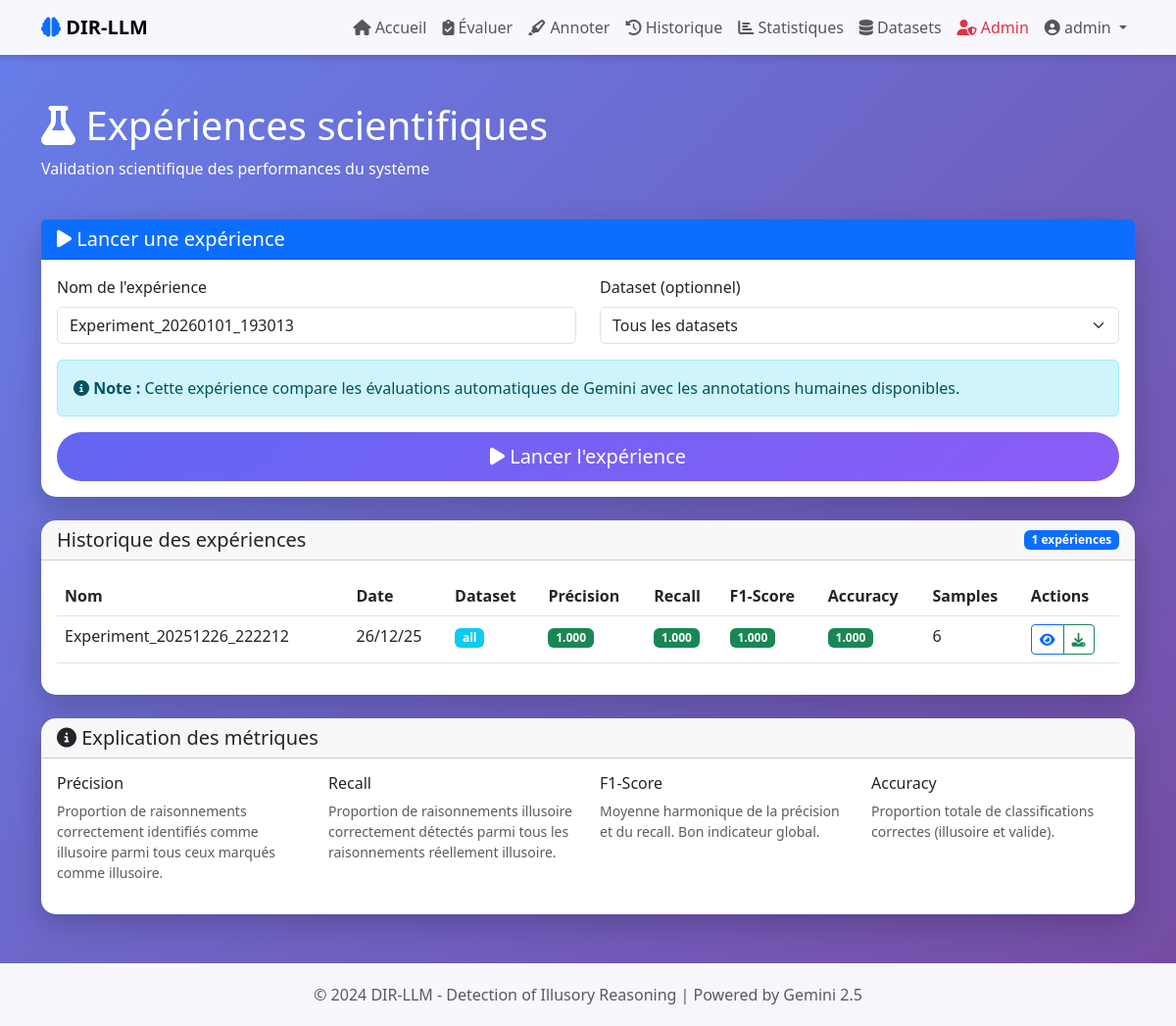
The app's page /scientific/experiments (signed in) with its own data.
### models/user.py (models this page shows, shortened)
class User(UserMixin, db.Model):
    id = db.Column(db.Integer, primary_key=True)
    username = db.Column(db.String(80), unique=True, nullable=False)
    email = db.Column(db.String(120), unique=True, nullable=False)
    password_hash = db.Column(db.String(200), nullable=False)
    created_at = db.Column(db.DateTime, default=datetime.utcnow)
    is_admin = db.Column(db.Boolean, default=False)
    evaluations = db.relationship('Evaluation', backref='user', lazy=True, cascade='all, delete-orphan')
    annotations = db.relationship('HumanAnnotation', backref='annotator', lazy=True)

### models/metrics.py (models this page shows, shortened)
class ScientificMetric(db.Model):
    id = db.Column(db.Integer, primary_key=True)
    experiment_name = db.Column(db.String(100), nullable=False)
    dataset_name = db.Column(db.String(100))
    judge_model = db.Column(db.String(50))
    created_at = db.Column(db.DateTime, default=datetime.utcnow)
    true_positives = db.Column(db.Integer, default=0)
    true_negatives = db.Column(db.Integer, default=0)
    false_positives = db.Column(db.Integer, default=0)
    false_negatives = db.Column(db.Integer, default=0)
    precision = db.Column(db.Float)
    recall = db.Column(db.Float)
    f1_score = db.Column(db.Float)
    accuracy = db.Column(db.Float)

### routes/scientific.py (the view)
@scientific_bp.route('/scientific/experiments')
@admin_required
def scientific_experiments():
    metrics = ScientificMetric.query.order_by(ScientificMetric.created_at.desc()).all()
    return render_template('scientific_experiments.html', today=datetime.now(), metrics=metrics)

### app.py (called while the page is built)
def create_app():
    app = Flask(__name__)
    app.config.from_object(Config)
    db.init_app(app)
    login_manager = LoginManager()
    login_manager.init_app(app)
    login_manager.login_view = 'auth.login'
    @login_manager.user_loader
    def load_user(user_id):
        return User.query.get(int(user_id))
    init_routes(app)
    with app.app_context():
        init_db_complete()
    return app

### templates/scientific_experiments.html (shortened to what this page needs)
{% extends "base.html" %}
{% block content %}
<div class="row mb-4">
    <div class="col-12">
        <h1 class="text-white">
            <i class="fas fa-flask"></i> Expériences scientifiques
        </h1>
        <p class="text-white">
            Validation scientifique des performances du système
        </p>
    </div>
</div>
<div class="row mb-4">
    <div class="col-12">
        <div class="card">
            <div class="card-header bg-primary text-white">
                <h5 class="mb-0"><i class="fas fa-play"></i> Lancer une expérience</h5>
            </div>
            <div class="card-body">
                <form method="POST" action="{{ url_for('scientific.run_experiment') }}">
                    <div class="row">
                        <div class="col-md-6 mb-3">
                            <label for="experiment_name" class="form-label">Nom de l'expérience</label>
                            <input type="text" class="form-control" id="experiment_name"
                                   name="experiment_name"
                                   value="Experiment_{{ today.strftime('%Y%m%d_%H%M%S') }}"
                                   required>
                        </div>
                        <div class="col-md-6 mb-3">
                            <label for="dataset_name" class="form-label">Dataset (optionnel)</label>
                            <select class="form-select" id="dataset_name" name="dataset_name">
                                <option value="all" selected>Tous les datasets</option>
                            </select>
                        </div>
                    </div>
                    <div class="alert alert-info">
                        <i class="fas fa-info-circle"></i>
                        <strong>Note :</strong> Cette expérience compare les évaluations automatiques de Gemini
                        avec les annotations humaines disponibles.
                    </div>
                    <div class="d-grid">
                        <button type="submit" class="btn btn-primary btn-lg">
                            <i class="fas fa-play"></i> Lancer l'expérience
                        </button>
                    </div>
                </form>
            </div>
        </div>
    </div>
</div>
<div class="row">
    <div class="col-12">
        <div class="card">
            <div class="card-header">
                <div class="d-flex justify-content-between align-items-center">
                    <h5 class="mb-0">Historique des expériences</h5>
                    <span class="badge bg-primary">{{ metrics|length }} expériences</span>
                </div>
            </div>
            <div class="card-body">
                {% if metrics %}
                <div class="table-responsive">
                    <table class="table table-hover">
                        <thead>
                            <tr>
                                <th>Nom</th>
                                <th>Date</th>
                                <th>Dataset</th>
                                <th>Précision</th>
                                <th>Recall</th>
                                <th>F1-Score</th>
                                <th>Accuracy</th>
                                <th>Samples</th>
                                <th>Actions</th>
                            </tr>
                        </thead>
                        <tbody>
                            {% for metric in metrics %}
                            <tr>
                                <td>{{ metric.experiment_name }}</td>
                                <td>{{ metric.created_at.strftime('%d/%m/%y') }}</td>
                                <td>
                                    {% if metric.dataset_name %}
                                    <span class="badge bg-info">{{ metric.dataset_name }}</span>
                                    {% else %}
                                    <span class="text-muted">-</span>
                                    {% endif %}
                                </td>
                                <td>
                                    <span class="badge {% if metric.precision >= 0.8 %}bg-success{% elif metric.precision >= 0.6 %}bg-warning{% else %}bg-danger{% endif %}">
                                        {{ "%.3f"|format(metric.precision) }}
                                    </span>
                                </td>
                                <td>
                                    <span class="badge {% if metric.recall >= 0.8 %}bg-success{% elif metric.recall >= 0.6 %}bg-warning{% else %}bg-danger{% endif %}">
                                        {{ "%.3f"|format(metric.recall) }}
                                    </span>
                                </td>
                                <td>
                                    <span class="badge {% if metric.f1_score >= 0.8 %}bg-success{% elif metric.f1_score >= 0.6 %}bg-warning{% else %}bg-danger{% endif %}">
                                        {{ "%.3f"|format(metric.f1_score) }}
                                    </span>
                                </td>
                                <td>
                                    <span class="badge {% if metric.accuracy >= 0.8 %}bg-success{% elif metric.accuracy >= 0.6 %}bg-warning{% else %}bg-danger{% endif %}">
                                        {{ "%.3f"|format(metric.accuracy) }}
                                    </span>
                                </td>
                                <td>
                                    {% set total = metric.true_positives + metric.true_negatives + metric.false_positives + metric.false_negatives %}
                                    {{ total }}
                                </td>
                                <td>
                                    <div class="btn-group btn-group-sm">
                                        <a href="{{ url_for('scientific.view_experiment', metric_id=metric.id) }}"
                                           class="btn btn-outline-primary">
                                            <i class="fas fa-eye"></i>
                                        </a>
                                        <a href="{{ url_for('scientific.export_experiment', metric_id=metric.id) }}"
                                           class="btn btn-outline-success" target="_blank">
                                            <i class="fas fa-download"></i>
                                        </a>
                                    </div>
                                </td>
                            </tr>
                            {% endfor %}
                        </tbody>
                    </table>
                </div>
                {% else %}
                <div class="text-center py-5">
                    <i class="fas fa-flask fa-3x text-muted mb-3"></i>
                    <h5 class="text-muted">Aucune expérience réalisée</h5>
                    <p class="text-muted">Lancez votre première expérience pour évaluer les performances du système</p>
                </div>
                {% endif %}
            </div>
        </div>
    </div>
</div>
<div class="row mt-4">
    <div class="col-12">
        <div class="card">
            <div class="card-header">
                <h5 class="mb-0"><i class="fas fa-info-circle"></i> Explication des métriques</h5>
            </div>
            <div class="card-body">
                <div class="row">
                    <div class="col-md-3">
                        <h6>Précision</h6>
                        <p class="small text-muted">
                            Proportion de raisonnements correctement identifiés comme illusoire parmi tous ceux marqués comme illusoire.
                        </p>
                    </div>
                    <div class="col-md-3">
                        <h6>Recall</h6>
                        <p class="small text-muted">
                            Proportion de raisonnements illusoire correctement détectés parmi tous les raisonnements réellement illusoire.
                        </p>
                    </div>
                    <div class="col-md-3">
                        <h6>F1-Score</h6>
                        <p class="small text-muted">
                            Moyenne harmonique de la précision et du recall. Bon indicateur global.
                        </p>
                    </div>
                    <div class="col-md-3">
                        <h6>Accuracy</h6>
                        <p class="small text-muted">
                            Proportion totale de classifications correctes (illusoire et valide).
                        </p>
                    </div>
                </div>
            </div>
        </div>
    </div>
</div>
{% endblock %}

### templates/base.html (shortened to what this page needs)
<!DOCTYPE html>
<html lang="fr">
<head>
    <link href="https://cdn.jsdelivr.net/npm/bootstrap@5.3.0/dist/css/bootstrap.min.css" rel="stylesheet">
    <link rel="stylesheet" href="https://cdnjs.cloudflare.com/ajax/libs/font-awesome/6.4.0/css/all.min.css">
</head>
<body>
    <nav class="navbar navbar-expand-lg navbar-light">
        <div class="container">
            <a class="navbar-brand fw-bold" href="{{ url_for('auth.index') }}">
                <i class="fas fa-brain text-primary"></i> DIR-LLM
            </a>
            <div class="collapse navbar-collapse" id="navbarNav">
                <ul class="navbar-nav ms-auto">
                    {% if current_user.is_authenticated %}
                        <li class="nav-item">
                            <a class="nav-link" href="{{ url_for('main.dashboard') }}">
                                <i class="fas fa-home"></i> Accueil
                            </a>
                        </li>
                        <li class="nav-item">
                            <a class="nav-link" href="{{ url_for('main.evaluate') }}">
                                <i class="fas fa-clipboard-check"></i> Évaluer
                            </a>
                        </li>
                        <li class="nav-item">
                            <a class="nav-link" href="{{ url_for('annotations.annotate_list') }}">
                                <i class="fas fa-highlighter"></i> Annoter
                            </a>
                        </li>
                        <li class="nav-item">
                            <a class="nav-link" href="{{ url_for('main.history') }}">
                                <i class="fas fa-history"></i> Historique
                            </a>
                        </li>
                        <li class="nav-item">
                            <a class="nav-link" href="{{ url_for('main.statistics') }}">
                                <i class="fas fa-chart-bar"></i> Statistiques
                            </a>
                        </li>
                        <li class="nav-item">
                            <a class="nav-link" href="{{ url_for('datasets.view_datasets') }}">
                                <i class="fas fa-database"></i> Datasets
                            </a>
                        </li>
                        {% if current_user.is_admin %}
                        <li class="nav-item">
                            <a class="nav-link text-danger" href="{{ url_for('admin.admin_panel') }}">
                                <i class="fas fa-user-shield"></i> Admin
                            </a>
                        </li>
                        {% endif %}
                        <li class="nav-item dropdown">
                            <a class="nav-link dropdown-toggle" href="#" id="navbarDropdown" role="button" data-bs-toggle="dropdown">
                                <i class="fas fa-user-circle"></i> {{ current_user.username }}
                            </a>
                        </li>
                    {% endif %}
                </ul>
            </div>
        </div>
    </nav>
    <main class="container my-5">
        {% block content %}{% endblock %}
    </main>
    <footer class="footer text-center">
        <div class="container">
            <p class="mb-0 text-muted">
                &copy; 2024 DIR-LLM - Detection of Illusory Reasoning | Powered by Gemini 2.5
            </p>
        </div>
    </footer>
</body>
</html>

### templates/base.html (style rules this page uses)
:root { --primary: #6366f1; --secondary: #8b5cf6; --success: #10b981; --danger: #ef4444; --warning: #f59e0b; --dark: #1f2937; }
body { font-family: 'Segoe UI', Tahoma, Geneva, Verdana, sans-serif; background: linear-gradient(135deg, #667eea 0%, #764ba2 100%); min-height: 100vh; }
.navbar { background: rgba(255, 255, 255, 0.95) !important; backdrop-filter: blur(10px); box-shadow: 0 4px 6px rgba(0, 0, 0, 0.1); }
.card { border: none; border-radius: 15px; box-shadow: 0 10px 30px rgba(0, 0, 0, 0.2); transition: transform 0.3s ease; }
.btn-primary { background: linear-gradient(135deg, var(--primary), var(--secondary)); border: none; padding: 10px 25px; border-radius: 25px; transition: all 0.3s ease; }
.footer { background: rgba(255, 255, 255, 0.95); padding: 20px 0; margin-top: 50px; }

### records on screen
User: username "admin"
ScientificMetric: experiment_name "Experiment_20251226_222212", created_at "26/12/25", dataset_name "all", precision "1.000", recall "1.000", f1_score "1.000", accuracy "1.000", total "6"

### other values on screen
{{ metrics|length }} "1"
